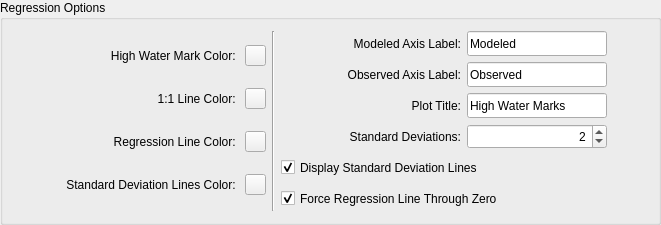
                <widget class="QGroupBox" name="groupBox_2">
                 <property name="minimumSize">
                  <size>
                   <width>0</width>
                   <height>225</height>
                  </size>
                 </property>
                 <property name="maximumSize">
                  <size>
                   <width>16777215</width>
                   <height>200</height>
                  </size>
                 </property>
                 <property name="title">
                  <string>Regression Options</string>
                 </property>
                 <layout class="QHBoxLayout" name="horizontalLayout_4">
                  <item>
                   <layout class="QVBoxLayout" name="verticalLayout_11">
                    <item>
                     <layout class="QHBoxLayout" name="horizontalLayout_25">
                      <item>
                       <widget class="QLabel" name="label_hwmcolor">
                        <property name="minimumSize">
                         <size>
                          <width>225</width>
                          <height>25</height>
                         </size>
                        </property>
                        <property name="maximumSize">
                         <size>
                          <width>225</width>
                          <height>25</height>
                         </size>
                        </property>
                        <property name="text">
                         <string>High Water Mark Color: </string>
                        </property>
                        <property name="alignment">
                         <set>Qt::AlignRight|Qt::AlignTrailing|Qt::AlignVCenter</set>
                        </property>
                       </widget>
                      </item>
                      <item>
                       <widget class="QPushButton" name="button_hwmcolor">
                        <property name="minimumSize">
                         <size>
                          <width>21</width>
                          <height>21</height>
                         </size>
                        </property>
                        <property name="maximumSize">
                         <size>
                          <width>21</width>
                          <height>21</height>
                         </size>
                        </property>
                        <property name="text">
                         <string/>
                        </property>
                       </widget>
                      </item>
                     </layout>
                    </item>
                    <item>
                     <layout class="QHBoxLayout" name="horizontalLayout_26">
                      <item>
                       <widget class="QLabel" name="label_121linecolor">
                        <property name="minimumSize">
                         <size>
                          <width>225</width>
                          <height>25</height>
                         </size>
                        </property>
                        <property name="maximumSize">
                         <size>
                          <width>225</width>
                          <height>25</height>
                         </size>
                        </property>
                        <property name="text">
                         <string>1:1 Line Color: </string>
                        </property>
                        <property name="alignment">
                         <set>Qt::AlignRight|Qt::AlignTrailing|Qt::AlignVCenter</set>
                        </property>
                       </widget>
                      </item>
                      <item>
                       <widget class="QPushButton" name="button_121linecolor">
                        <property name="minimumSize">
                         <size>
                          <width>21</width>
                          <height>21</height>
                         </size>
                        </property>
                        <property name="maximumSize">
                         <size>
                          <width>21</width>
                          <height>21</height>
                         </size>
                        </property>
                        <property name="text">
                         <string/>
                        </property>
                       </widget>
                      </item>
                     </layout>
                    </item>
                    <item>
                     <layout class="QHBoxLayout" name="horizontalLayout_27">
                      <item>
                       <widget class="QLabel" name="label_reglinecolor">
                        <property name="minimumSize">
                         <size>
                          <width>225</width>
                          <height>25</height>
                         </size>
                        </property>
                        <property name="maximumSize">
                         <size>
                          <width>225</width>
                          <height>25</height>
                         </size>
                        </property>
                        <property name="text">
                         <string>Regression Line Color: </string>
                        </property>
                        <property name="alignment">
                         <set>Qt::AlignRight|Qt::AlignTrailing|Qt::AlignVCenter</set>
                        </property>
                       </widget>
                      </item>
                      <item>
                       <widget class="QPushButton" name="button_reglinecolor">
                        <property name="minimumSize">
                         <size>
                          <width>21</width>
                          <height>21</height>
                         </size>
                        </property>
                        <property name="maximumSize">
                         <size>
                          <width>21</width>
                          <height>21</height>
                         </size>
                        </property>
                        <property name="text">
                         <string/>
                        </property>
                       </widget>
                      </item>
                     </layout>
                    </item>
                    <item>
                     <layout class="QHBoxLayout" name="horizontalLayout_28">
                      <item>
                       <widget class="QLabel" name="label_boundlinecolor">
                        <property name="minimumSize">
                         <size>
                          <width>225</width>
                          <height>25</height>
                         </size>
                        </property>
                        <property name="maximumSize">
                         <size>
                          <width>225</width>
                          <height>25</height>
                         </size>
                        </property>
                        <property name="text">
                         <string>Standard Deviation Lines Color: </string>
                        </property>
                        <property name="alignment">
                         <set>Qt::AlignRight|Qt::AlignTrailing|Qt::AlignVCenter</set>
                        </property>
                       </widget>
                      </item>
                      <item>
                       <widget class="QPushButton" name="button_boundlinecolor">
                        <property name="minimumSize">
                         <size>
                          <width>21</width>
                          <height>21</height>
                         </size>
                        </property>
                        <property name="maximumSize">
                         <size>
                          <width>21</width>
                          <height>21</height>
                         </size>
                        </property>
                        <property name="text">
                         <string/>
                        </property>
                       </widget>
                      </item>
                     </layout>
                    </item>
                   </layout>
                  </item>
                  <item>
                   <widget class="Line" name="line">
                    <property name="orientation">
                     <enum>Qt::Vertical</enum>
                    </property>
                   </widget>
                  </item>
                  <item>
                   <layout class="QVBoxLayout" name="verticalLayout_10">
                    <item>
                     <layout class="QHBoxLayout" name="horizontalLayout_24">
                      <item>
                       <widget class="QLabel" name="label_modeledhwmlabel">
                        <property name="minimumSize">
                         <size>
                          <width>180</width>
                          <height>25</height>
                         </size>
                        </property>
                        <property name="maximumSize">
                         <size>
                          <width>130</width>
                          <height>25</height>
                         </size>
                        </property>
                        <property name="text">
                         <string>Modeled Axis Label:</string>
                        </property>
                        <property name="alignment">
                         <set>Qt::AlignRight|Qt::AlignTrailing|Qt::AlignVCenter</set>
                        </property>
                       </widget>
                      </item>
                      <item>
                       <widget class="QLineEdit" name="text_adchwmaxislabel">
                        <property name="minimumSize">
                         <size>
                          <width>140</width>
                          <height>25</height>
                         </size>
                        </property>
                        <property name="maximumSize">
                         <size>
                          <width>140</width>
                          <height>25</height>
                         </size>
                        </property>
                        <property name="text">
                         <string>Modeled</string>
                        </property>
                       </widget>
                      </item>
                      <item>
                       <spacer name="horizontalSpacer_21">
                        <property name="orientation">
                         <enum>Qt::Horizontal</enum>
                        </property>
                        <property name="sizeHint" stdset="0">
                         <size>
                          <width>40</width>
                          <height>20</height>
                         </size>
                        </property>
                       </spacer>
                      </item>
                     </layout>
                    </item>
                    <item>
                     <layout class="QHBoxLayout" name="horizontalLayout_16">
                      <item>
                       <widget class="QLabel" name="label_measuredhwmlabel">
                        <property name="minimumSize">
                         <size>
                          <width>180</width>
                          <height>25</height>
                         </size>
                        </property>
                        <property name="maximumSize">
                         <size>
                          <width>130</width>
                          <height>25</height>
                         </size>
                        </property>
                        <property name="text">
                         <string>Observed Axis Label:</string>
                        </property>
                        <property name="alignment">
                         <set>Qt::AlignRight|Qt::AlignTrailing|Qt::AlignVCenter</set>
                        </property>
                       </widget>
                      </item>
                      <item>
                       <widget class="QLineEdit" name="text_measuredhwmaxislabel">
                        <property name="minimumSize">
                         <size>
                          <width>140</width>
                          <height>25</height>
                         </size>
                        </property>
                        <property name="maximumSize">
                         <size>
                          <width>140</width>
                          <height>25</height>
                         </size>
                        </property>
                        <property name="text">
                         <string>Observed</string>
                        </property>
                       </widget>
                      </item>
                      <item>
                       <spacer name="horizontalSpacer_20">
                        <property name="orientation">
                         <enum>Qt::Horizontal</enum>
                        </property>
                        <property name="sizeHint" stdset="0">
                         <size>
                          <width>40</width>
                          <height>20</height>
                         </size>
                        </property>
                       </spacer>
                      </item>
                     </layout>
                    </item>
                    <item>
                     <layout class="QHBoxLayout" name="horizontalLayout_33">
                      <item>
                       <widget class="QLabel" name="label_hwmplottitle">
                        <property name="minimumSize">
                         <size>
                          <width>180</width>
                          <height>25</height>
                         </size>
                        </property>
                        <property name="maximumSize">
                         <size>
                          <width>130</width>
                          <height>25</height>
                         </size>
                        </property>
                        <property name="text">
                         <string>Plot Title:</string>
                        </property>
                        <property name="alignment">
                         <set>Qt::AlignRight|Qt::AlignTrailing|Qt::AlignVCenter</set>
                        </property>
                       </widget>
                      </item>
                      <item>
                       <widget class="QLineEdit" name="text_hwmplottitle">
                        <property name="minimumSize">
                         <size>
                          <width>140</width>
                          <height>25</height>
                         </size>
                        </property>
                        <property name="maximumSize">
                         <size>
                          <width>140</width>
                          <height>25</height>
                         </size>
                        </property>
                        <property name="text">
                         <string>High Water Marks</string>
                        </property>
                       </widget>
                      </item>
                      <item>
                       <spacer name="horizontalSpacer_13">
                        <property name="orientation">
                         <enum>Qt::Horizontal</enum>
                        </property>
                        <property name="sizeHint" stdset="0">
                         <size>
                          <width>40</width>
                          <height>20</height>
                         </size>
                        </property>
                       </spacer>
                      </item>
                     </layout>
                    </item>
                    <item>
                     <layout class="QHBoxLayout" name="horizontalLayout_2">
                      <item>
                       <widget class="QLabel" name="label_upperlowervalue">
                        <property name="minimumSize">
                         <size>
                          <width>180</width>
                          <height>25</height>
                         </size>
                        </property>
                        <property name="maximumSize">
                         <size>
                          <width>130</width>
                          <height>25</height>
                         </size>
                        </property>
                        <property name="text">
                         <string>Standard Deviations:</string>
                        </property>
                        <property name="alignment">
                         <set>Qt::AlignRight|Qt::AlignTrailing|Qt::AlignVCenter</set>
                        </property>
                       </widget>
                      </item>
                      <item>
                       <widget class="QSpinBox" name="spin_upperlowervalue">
                        <property name="minimumSize">
                         <size>
                          <width>140</width>
                          <height>25</height>
                         </size>
                        </property>
                        <property name="maximumSize">
                         <size>
                          <width>140</width>
                          <height>25</height>
                         </size>
                        </property>
                        <property name="alignment">
                         <set>Qt::AlignRight|Qt::AlignTrailing|Qt::AlignVCenter</set>
                        </property>
                        <property name="minimum">
                         <number>1</number>
                        </property>
                        <property name="maximum">
                         <number>3</number>
                        </property>
                        <property name="value">
                         <number>2</number>
                        </property>
                       </widget>
                      </item>
                      <item>
                       <spacer name="horizontalSpacer_14">
                        <property name="orientation">
                         <enum>Qt::Horizontal</enum>
                        </property>
                        <property name="sizeHint" stdset="0">
                         <size>
                          <width>40</width>
                          <height>20</height>
                         </size>
                        </property>
                       </spacer>
                      </item>
                     </layout>
                    </item>
                    <item>
                     <layout class="QHBoxLayout" name="horizontalLayout_3">
                      <item>
                       <widget class="QCheckBox" name="check_dispupperlowerlines">
                        <property name="minimumSize">
                         <size>
                          <width>130</width>
                          <height>25</height>
                         </size>
                        </property>
                        <property name="maximumSize">
                         <size>
                          <width>16777215</width>
                          <height>25</height>
                         </size>
                        </property>
                        <property name="text">
                         <string>Display Standard Deviation Lines</string>
                        </property>
                        <property name="checked">
                         <bool>true</bool>
                        </property>
                       </widget>
                      </item>
                      <item>
                       <spacer name="horizontalSpacer_31">
                        <property name="orientation">
                         <enum>Qt::Horizontal</enum>
                        </property>
                        <property name="sizeHint" stdset="0">
                         <size>
                          <width>40</width>
                          <height>20</height>
                         </size>
                        </property>
                       </spacer>
                      </item>
                     </layout>
                    </item>
                    <item>
                     <layout class="QHBoxLayout" name="horizontalLayout_29">
                      <item>
                       <widget class="QCheckBox" name="check_forceregthroughzero">
                        <property name="minimumSize">
                         <size>
                          <width>130</width>
                          <height>25</height>
                         </size>
                        </property>
                        <property name="maximumSize">
                         <size>
                          <width>16777215</width>
                          <height>25</height>
                         </size>
                        </property>
                        <property name="text">
                         <string>Force Regression Line Through Zero</string>
                        </property>
                        <property name="checked">
                         <bool>true</bool>
                        </property>
                       </widget>
                      </item>
                      <item>
                       <spacer name="horizontalSpacer_22">
                        <property name="orientation">
                         <enum>Qt::Horizontal</enum>
                        </property>
                        <property name="sizeHint" stdset="0">
                         <size>
                          <width>40</width>
                          <height>20</height>
                         </size>
                        </property>
                       </spacer>
                      </item>
                     </layout>
                    </item>
                   </layout>
                  </item>
                 </layout>
                </widget>
